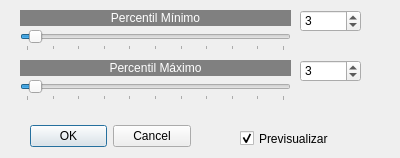
<?xml version="1.0" encoding="UTF-8"?>
<ui version="4.0">
 <class>ajustelineal</class>
 <widget class="QDialog" name="ajustelineal">
  <property name="geometry">
   <rect>
    <x>0</x>
    <y>0</y>
    <width>400</width>
    <height>158</height>
   </rect>
  </property>
  <property name="windowTitle">
   <string>Ajuste Lineal del Histograma</string>
  </property>
  <widget class="QDialogButtonBox" name="buttonBox">
   <property name="geometry">
    <rect>
     <x>30</x>
     <y>120</y>
     <width>161</width>
     <height>32</height>
    </rect>
   </property>
   <property name="orientation">
    <enum>Qt::Horizontal</enum>
   </property>
   <property name="standardButtons">
    <set>QDialogButtonBox::Cancel|QDialogButtonBox::Ok</set>
   </property>
  </widget>
  <widget class="QLabel" name="label">
   <property name="geometry">
    <rect>
     <x>20</x>
     <y>10</y>
     <width>271</width>
     <height>16</height>
    </rect>
   </property>
   <property name="styleSheet">
    <string notr="true">background-color: rgb(128, 128, 128);
color: rgb(255, 255, 255);</string>
   </property>
   <property name="text">
    <string>Percentil Mínimo</string>
   </property>
   <property name="alignment">
    <set>Qt::AlignCenter</set>
   </property>
  </widget>
  <widget class="QCheckBox" name="checkBox">
   <property name="geometry">
    <rect>
     <x>240</x>
     <y>130</y>
     <width>101</width>
     <height>17</height>
    </rect>
   </property>
   <property name="text">
    <string>Previsualizar</string>
   </property>
   <property name="checked">
    <bool>true</bool>
   </property>
  </widget>
  <widget class="QSlider" name="horizontalSlider_2">
   <property name="geometry">
    <rect>
     <x>20</x>
     <y>80</y>
     <width>271</width>
     <height>21</height>
    </rect>
   </property>
   <property name="minimum">
    <number>0</number>
   </property>
   <property name="maximum">
    <number>100</number>
   </property>
   <property name="value">
    <number>3</number>
   </property>
   <property name="orientation">
    <enum>Qt::Horizontal</enum>
   </property>
   <property name="tickPosition">
    <enum>QSlider::TicksBelow</enum>
   </property>
   <property name="tickInterval">
    <number>10</number>
   </property>
  </widget>
  <widget class="QSpinBox" name="spinBox_2">
   <property name="geometry">
    <rect>
     <x>300</x>
     <y>60</y>
     <width>61</width>
     <height>22</height>
    </rect>
   </property>
   <property name="minimum">
    <number>0</number>
   </property>
   <property name="maximum">
    <number>100</number>
   </property>
   <property name="value">
    <number>3</number>
   </property>
  </widget>
  <widget class="QSlider" name="horizontalSlider">
   <property name="geometry">
    <rect>
     <x>20</x>
     <y>30</y>
     <width>271</width>
     <height>21</height>
    </rect>
   </property>
   <property name="minimum">
    <number>0</number>
   </property>
   <property name="maximum">
    <number>100</number>
   </property>
   <property name="pageStep">
    <number>16</number>
   </property>
   <property name="value">
    <number>3</number>
   </property>
   <property name="orientation">
    <enum>Qt::Horizontal</enum>
   </property>
   <property name="tickPosition">
    <enum>QSlider::TicksBelow</enum>
   </property>
   <property name="tickInterval">
    <number>10</number>
   </property>
  </widget>
  <widget class="QSpinBox" name="spinBox">
   <property name="geometry">
    <rect>
     <x>300</x>
     <y>10</y>
     <width>61</width>
     <height>22</height>
    </rect>
   </property>
   <property name="minimum">
    <number>0</number>
   </property>
   <property name="maximum">
    <number>100</number>
   </property>
   <property name="value">
    <number>3</number>
   </property>
  </widget>
  <widget class="QLabel" name="label_2">
   <property name="geometry">
    <rect>
     <x>20</x>
     <y>60</y>
     <width>271</width>
     <height>16</height>
    </rect>
   </property>
   <property name="styleSheet">
    <string notr="true">background-color: rgb(128, 128, 128);
color: rgb(255, 255, 255);</string>
   </property>
   <property name="text">
    <string>Percentil Máximo</string>
   </property>
   <property name="alignment">
    <set>Qt::AlignCenter</set>
   </property>
  </widget>
 </widget>
 <resources/>
 <connections>
  <connection>
   <sender>buttonBox</sender>
   <signal>accepted()</signal>
   <receiver>ajustelineal</receiver>
   <slot>accept()</slot>
   <hints>
    <hint type="sourcelabel">
     <x>248</x>
     <y>254</y>
    </hint>
    <hint type="destinationlabel">
     <x>157</x>
     <y>274</y>
    </hint>
   </hints>
  </connection>
  <connection>
   <sender>buttonBox</sender>
   <signal>rejected()</signal>
   <receiver>ajustelineal</receiver>
   <slot>reject()</slot>
   <hints>
    <hint type="sourcelabel">
     <x>316</x>
     <y>260</y>
    </hint>
    <hint type="destinationlabel">
     <x>286</x>
     <y>274</y>
    </hint>
   </hints>
  </connection>
 </connections>
</ui>
